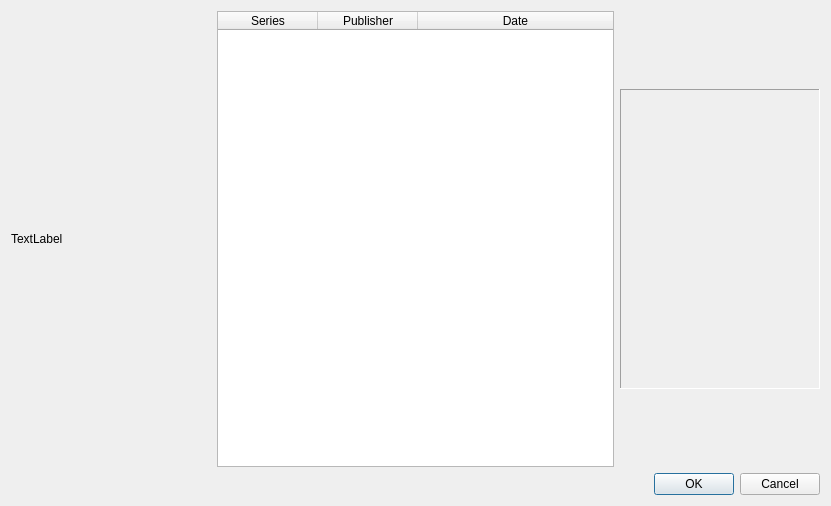
<?xml version="1.0" encoding="UTF-8"?>
<ui version="4.0">
 <class>dialogMatchSelect</class>
 <widget class="QDialog" name="dialogMatchSelect">
  <property name="geometry">
   <rect>
    <x>0</x>
    <y>0</y>
    <width>831</width>
    <height>506</height>
   </rect>
  </property>
  <property name="windowTitle">
   <string>Select Match</string>
  </property>
  <layout class="QGridLayout" name="gridLayout">
   <item row="0" column="1">
    <layout class="QVBoxLayout" name="verticalLayout">
     <item>
      <layout class="QHBoxLayout" name="horizontalLayout">
       <item>
        <widget class="QLabel" name="labelCover">
         <property name="minimumSize">
          <size>
           <width>200</width>
           <height>0</height>
          </size>
         </property>
         <property name="maximumSize">
          <size>
           <width>200</width>
           <height>300</height>
          </size>
         </property>
         <property name="text">
          <string>TextLabel</string>
         </property>
        </widget>
       </item>
       <item>
        <widget class="QTableWidget" name="twList">
         <property name="font">
          <font>
           <pointsize>9</pointsize>
          </font>
         </property>
         <property name="selectionMode">
          <enum>QAbstractItemView::SingleSelection</enum>
         </property>
         <property name="selectionBehavior">
          <enum>QAbstractItemView::SelectRows</enum>
         </property>
         <property name="rowCount">
          <number>0</number>
         </property>
         <property name="columnCount">
          <number>3</number>
         </property>
         <attribute name="horizontalHeaderStretchLastSection">
          <bool>true</bool>
         </attribute>
         <attribute name="verticalHeaderVisible">
          <bool>false</bool>
         </attribute>
         <column>
          <property name="text">
           <string>Series</string>
          </property>
         </column>
         <column>
          <property name="text">
           <string>Publisher</string>
          </property>
         </column>
         <column>
          <property name="text">
           <string>Date</string>
          </property>
         </column>
        </widget>
       </item>
       <item>
        <widget class="QLabel" name="labelThumbnail">
         <property name="minimumSize">
          <size>
           <width>200</width>
           <height>0</height>
          </size>
         </property>
         <property name="maximumSize">
          <size>
           <width>200</width>
           <height>300</height>
          </size>
         </property>
         <property name="frameShape">
          <enum>QFrame::Panel</enum>
         </property>
         <property name="frameShadow">
          <enum>QFrame::Sunken</enum>
         </property>
         <property name="text">
          <string/>
         </property>
         <property name="scaledContents">
          <bool>true</bool>
         </property>
        </widget>
       </item>
      </layout>
     </item>
     <item>
      <widget class="QDialogButtonBox" name="buttonBox">
       <property name="orientation">
        <enum>Qt::Horizontal</enum>
       </property>
       <property name="standardButtons">
        <set>QDialogButtonBox::Cancel|QDialogButtonBox::Ok</set>
       </property>
      </widget>
     </item>
    </layout>
   </item>
  </layout>
 </widget>
 <resources/>
 <connections>
  <connection>
   <sender>buttonBox</sender>
   <signal>accepted()</signal>
   <receiver>dialogMatchSelect</receiver>
   <slot>accept()</slot>
   <hints>
    <hint type="sourcelabel">
     <x>248</x>
     <y>254</y>
    </hint>
    <hint type="destinationlabel">
     <x>157</x>
     <y>274</y>
    </hint>
   </hints>
  </connection>
  <connection>
   <sender>buttonBox</sender>
   <signal>rejected()</signal>
   <receiver>dialogMatchSelect</receiver>
   <slot>reject()</slot>
   <hints>
    <hint type="sourcelabel">
     <x>316</x>
     <y>260</y>
    </hint>
    <hint type="destinationlabel">
     <x>286</x>
     <y>274</y>
    </hint>
   </hints>
  </connection>
 </connections>
</ui>
